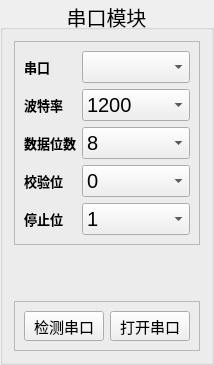
       <widget class="QGroupBox" name="groupBox">
        <property name="font">
         <font>
          <pointsize>15</pointsize>
          <bold>false</bold>
         </font>
        </property>
        <property name="title">
         <string>串口模块</string>
        </property>
        <property name="alignment">
         <set>Qt::AlignCenter</set>
        </property>
        <layout class="QGridLayout" name="gridLayout_3">
         <item row="0" column="0">
          <widget class="QFrame" name="frame_2">
           <property name="frameShape">
            <enum>QFrame::StyledPanel</enum>
           </property>
           <property name="frameShadow">
            <enum>QFrame::Raised</enum>
           </property>
           <layout class="QGridLayout" name="gridLayout_2">
            <item row="0" column="0">
             <widget class="QLabel" name="label_5">
              <property name="sizePolicy">
               <sizepolicy hsizetype="Fixed" vsizetype="Fixed">
                <horstretch>0</horstretch>
                <verstretch>0</verstretch>
               </sizepolicy>
              </property>
              <property name="font">
               <font>
                <pointsize>10</pointsize>
                <bold>true</bold>
               </font>
              </property>
              <property name="text">
               <string>串口</string>
              </property>
             </widget>
            </item>
            <item row="0" column="1">
             <widget class="QComboBox" name="ComboBox_Port"/>
            </item>
            <item row="1" column="0">
             <widget class="QLabel" name="label_4">
              <property name="sizePolicy">
               <sizepolicy hsizetype="Fixed" vsizetype="Fixed">
                <horstretch>0</horstretch>
                <verstretch>0</verstretch>
               </sizepolicy>
              </property>
              <property name="font">
               <font>
                <pointsize>10</pointsize>
                <bold>true</bold>
               </font>
              </property>
              <property name="text">
               <string>波特率</string>
              </property>
             </widget>
            </item>
            <item row="1" column="1">
             <widget class="QComboBox" name="ComboBox_Baud">
              <item>
               <property name="text">
                <string>1200</string>
               </property>
              </item>
              <item>
               <property name="text">
                <string>2400</string>
               </property>
              </item>
              <item>
               <property name="text">
                <string>4800</string>
               </property>
              </item>
              <item>
               <property name="text">
                <string>9600</string>
               </property>
              </item>
              <item>
               <property name="text">
                <string>14400</string>
               </property>
              </item>
              <item>
               <property name="text">
                <string>19200</string>
               </property>
              </item>
              <item>
               <property name="text">
                <string>28800</string>
               </property>
              </item>
              <item>
               <property name="text">
                <string>38400</string>
               </property>
              </item>
              <item>
               <property name="text">
                <string>57600</string>
               </property>
              </item>
              <item>
               <property name="text">
                <string>115200</string>
               </property>
              </item>
              <item>
               <property name="text">
                <string>230400</string>
               </property>
              </item>
              <item>
               <property name="text">
                <string>460800</string>
               </property>
              </item>
              <item>
               <property name="text">
                <string>921600</string>
               </property>
              </item>
             </widget>
            </item>
            <item row="2" column="0">
             <widget class="QLabel" name="label_3">
              <property name="sizePolicy">
               <sizepolicy hsizetype="Fixed" vsizetype="Fixed">
                <horstretch>0</horstretch>
                <verstretch>0</verstretch>
               </sizepolicy>
              </property>
              <property name="font">
               <font>
                <pointsize>10</pointsize>
                <bold>true</bold>
               </font>
              </property>
              <property name="text">
               <string>数据位数</string>
              </property>
             </widget>
            </item>
            <item row="2" column="1">
             <widget class="QComboBox" name="ComboBox_BitNum">
              <item>
               <property name="text">
                <string>8</string>
               </property>
              </item>
              <item>
               <property name="text">
                <string>5</string>
               </property>
              </item>
              <item>
               <property name="text">
                <string>6</string>
               </property>
              </item>
              <item>
               <property name="text">
                <string>7</string>
               </property>
              </item>
             </widget>
            </item>
            <item row="3" column="0">
             <widget class="QLabel" name="label_2">
              <property name="sizePolicy">
               <sizepolicy hsizetype="Fixed" vsizetype="Fixed">
                <horstretch>0</horstretch>
                <verstretch>0</verstretch>
               </sizepolicy>
              </property>
              <property name="font">
               <font>
                <pointsize>10</pointsize>
                <bold>true</bold>
               </font>
              </property>
              <property name="text">
               <string>校验位</string>
              </property>
             </widget>
            </item>
            <item row="3" column="1">
             <widget class="QComboBox" name="ComboBox_Parity">
              <item>
               <property name="text">
                <string>0</string>
               </property>
              </item>
              <item>
               <property name="text">
                <string>-1</string>
               </property>
              </item>
              <item>
               <property name="text">
                <string>2</string>
               </property>
              </item>
              <item>
               <property name="text">
                <string>3</string>
               </property>
              </item>
              <item>
               <property name="text">
                <string>4</string>
               </property>
              </item>
              <item>
               <property name="text">
                <string>5</string>
               </property>
              </item>
             </widget>
            </item>
            <item row="4" column="0">
             <widget class="QLabel" name="label">
              <property name="sizePolicy">
               <sizepolicy hsizetype="Fixed" vsizetype="Fixed">
                <horstretch>0</horstretch>
                <verstretch>0</verstretch>
               </sizepolicy>
              </property>
              <property name="font">
               <font>
                <pointsize>10</pointsize>
                <bold>true</bold>
               </font>
              </property>
              <property name="text">
               <string>停止位</string>
              </property>
             </widget>
            </item>
            <item row="4" column="1">
             <widget class="QComboBox" name="ComboBox_Stop">
              <item>
               <property name="text">
                <string>1</string>
               </property>
              </item>
              <item>
               <property name="text">
                <string>2</string>
               </property>
              </item>
             </widget>
            </item>
           </layout>
          </widget>
         </item>
         <item row="2" column="0">
          <widget class="QFrame" name="frame">
           <property name="frameShape">
            <enum>QFrame::StyledPanel</enum>
           </property>
           <property name="frameShadow">
            <enum>QFrame::Raised</enum>
           </property>
           <layout class="QGridLayout" name="gridLayout">
            <item row="0" column="0">
             <widget class="QPushButton" name="PushButton_CheckSerial">
              <property name="sizePolicy">
               <sizepolicy hsizetype="Fixed" vsizetype="Fixed">
                <horstretch>0</horstretch>
                <verstretch>0</verstretch>
               </sizepolicy>
              </property>
              <property name="maximumSize">
               <size>
                <width>16777215</width>
                <height>30</height>
               </size>
              </property>
              <property name="font">
               <font>
                <pointsize>11</pointsize>
                <bold>false</bold>
               </font>
              </property>
              <property name="styleSheet">
               <string notr="true"/>
              </property>
              <property name="text">
               <string>检测串口</string>
              </property>
              <property name="checkable">
               <bool>false</bool>
              </property>
              <property name="autoDefault">
               <bool>false</bool>
              </property>
              <property name="default">
               <bool>false</bool>
              </property>
              <property name="flat">
               <bool>false</bool>
              </property>
             </widget>
            </item>
            <item row="0" column="1">
             <widget class="QPushButton" name="PushButton_OpenSerial">
              <property name="sizePolicy">
               <sizepolicy hsizetype="Fixed" vsizetype="Fixed">
                <horstretch>0</horstretch>
                <verstretch>0</verstretch>
               </sizepolicy>
              </property>
              <property name="maximumSize">
               <size>
                <width>16777215</width>
                <height>30</height>
               </size>
              </property>
              <property name="font">
               <font>
                <pointsize>11</pointsize>
                <bold>false</bold>
               </font>
              </property>
              <property name="styleSheet">
               <string notr="true"/>
              </property>
              <property name="text">
               <string>打开串口</string>
              </property>
              <property name="checkable">
               <bool>false</bool>
              </property>
             </widget>
            </item>
           </layout>
          </widget>
         </item>
         <item row="1" column="0">
          <spacer name="verticalSpacer">
           <property name="orientation">
            <enum>Qt::Vertical</enum>
           </property>
           <property name="sizeType">
            <enum>QSizePolicy::Fixed</enum>
           </property>
           <property name="sizeHint" stdset="0">
            <size>
             <width>0</width>
             <height>50</height>
            </size>
           </property>
          </spacer>
         </item>
        </layout>
       </widget>
